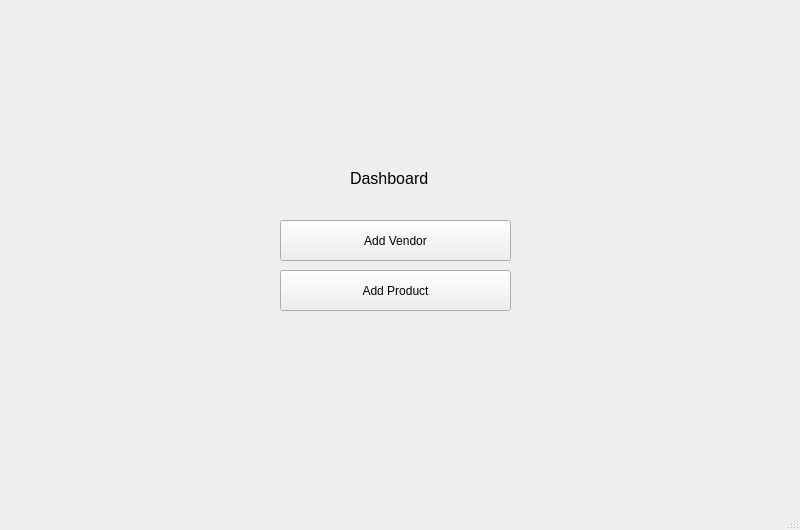
<?xml version="1.0" encoding="UTF-8"?>
<ui version="4.0">
 <class>MainWindow</class>
 <widget class="QMainWindow" name="MainWindow">
  <property name="geometry">
   <rect>
    <x>0</x>
    <y>0</y>
    <width>800</width>
    <height>530</height>
   </rect>
  </property>
  <property name="sizePolicy">
   <sizepolicy hsizetype="Fixed" vsizetype="Fixed">
    <horstretch>0</horstretch>
    <verstretch>0</verstretch>
   </sizepolicy>
  </property>
  <property name="font">
   <font>
    <pointsize>9</pointsize>
   </font>
  </property>
  <property name="windowTitle">
   <string>MainWindow</string>
  </property>
  <widget class="QWidget" name="centralwidget">
   <widget class="QLabel" name="label">
    <property name="geometry">
     <rect>
      <x>350</x>
      <y>170</y>
      <width>121</width>
      <height>16</height>
     </rect>
    </property>
    <property name="font">
     <font>
      <pointsize>12</pointsize>
     </font>
    </property>
    <property name="text">
     <string>Dashboard</string>
    </property>
   </widget>
   <widget class="QPushButton" name="add_product">
    <property name="geometry">
     <rect>
      <x>280</x>
      <y>270</y>
      <width>231</width>
      <height>41</height>
     </rect>
    </property>
    <property name="text">
     <string>Add Product</string>
    </property>
   </widget>
   <widget class="QPushButton" name="add_vendor">
    <property name="geometry">
     <rect>
      <x>280</x>
      <y>220</y>
      <width>231</width>
      <height>41</height>
     </rect>
    </property>
    <property name="text">
     <string>Add Vendor</string>
    </property>
   </widget>
  </widget>
  <widget class="QStatusBar" name="statusbar"/>
 </widget>
 <resources/>
 <connections>
  <connection>
   <sender>add_vendor</sender>
   <signal>clicked(bool)</signal>
   <receiver>MainWindow</receiver>
   <slot>setAnimated(bool)</slot>
   <hints>
    <hint type="sourcelabel">
     <x>478</x>
     <y>355</y>
    </hint>
    <hint type="destinationlabel">
     <x>637</x>
     <y>353</y>
    </hint>
   </hints>
  </connection>
  <connection>
   <sender>add_product</sender>
   <signal>clicked(bool)</signal>
   <receiver>MainWindow</receiver>
   <slot>setAnimated(bool)</slot>
   <hints>
    <hint type="sourcelabel">
     <x>494</x>
     <y>406</y>
    </hint>
    <hint type="destinationlabel">
     <x>568</x>
     <y>407</y>
    </hint>
   </hints>
  </connection>
 </connections>
</ui>
